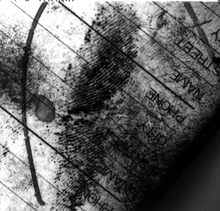
%> input picture bad_latent.bmp, 220 x 211 px, shrunk from 800 x 768 before the run
$ octave --eval "result = cannydetector(imread('bad_latent.bmp'));"   (GNU Octave 9; MATLAB toolbox functions it lacks are replaced by stand-ins)
%> lines starting %> are read from the running program, lines starting %| are printed output that depends on the picture
### smoothing.m
function [IGradX, IGradY, Ismooth]= smoothing(I1)
mask= [2 4 5 4 2;
       4 9 12 9 4;
       5 12 15 12 5;
       4 9 12 9 4;
       2 4 5 4 2];
   mask=mask/115;
   Ismooth= conv2(I1,mask);
   gradXmask=[-1 0 1;
              -2 0 2;
              -1 0 1];
  gradYmask=[1 2 1;
             0 0 0;
            -1 -2 -1];
  IGradX= conv2(Ismooth,gradXmask);
  IGradY= conv2(Ismooth,gradYmask);


### computeangle.m
function [theta]=computeangle(IGradX,IGradY)
[a,b]=size(IGradX);
%> a = 217; b = 226
theta=zeros([a b]);
for i=1:a
      for j=1:b
            if(IGradX(i,j)==0)
               theta(i,j)=atan(IGradY(i,j)/0.000000000001);
            else
                theta(i,j)=atan(IGradY(i,j)/IGradX(i,j));
            end
      end
 end
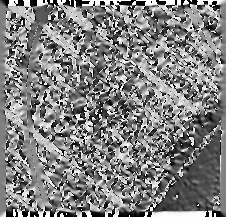
%> theta: size 217x226 double; min -1.57, max 1.57, mean 0.0186; drawn with min black and max white
  theta=theta*(180/3.14);
  for i=1:a
      for j=1:b
            if(theta(i,j)<0)
               theta(i,j)= theta(i,j)-90;
            theta(i,j)=abs(theta(i,j));
            end
      end
 end
  for i=1:a
      for j=1:b
          if ((0<theta(i,j))&&(theta(i,j)<22.5))||((157.5<theta(i,j))&&(theta(i,j)<181))
                theta(i,j)=0;
          elseif (22.5<theta(i,j))&&(theta(i,j)<67.5)
                 theta(i,j)=45;
          elseif (67.5<theta(i,j))&&(theta(i,j)<112.5)
                  theta(i,j)=90;
          elseif (112.5<theta(i,j))&&(theta(i,j)<157.5)
                  theta(i,j)=135;
          end
      end
  end
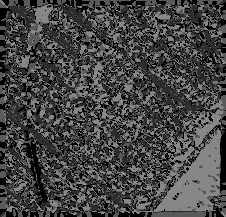
%> theta: size 217x226 double; min 0, max 135, mean 68

### nonmaximalsupression.m
function [Isup]=nonmaximalsupression(I,theta)
[a1 b1]= size(theta);
%> a1 = 217; b1 = 226
Isup=zeros([a1 b1]);
 I = padarray(I, [1 1]);
 [a b]=size(theta);
for i=2:a-2
    for j=2:b-2

           if (theta(i,j)==135)
                 if ((I(i-1,j+1)>I(i,j))||(I(i+1,j-1)>I(i,j)))
                      I(i,j)=0;
                  end
           elseif (theta(i,j)==45)
                  if ((I(i+1,j+1)>I(i,j))||(I(i-1,j-1)>I(i,j)))
                       I(i,j)=0;
                  end
           elseif (theta(i,j)==90)
                  if ((I(i,j+1)>I(i,j))||(I(i,j-1)>I(i,j)))
                      I(i,j)=0;
                  end
           elseif (theta(i,j)==0)
                  if ((I(i+1,j)>I(i,j))||(I(i-1,j)>I(i,j)))
                      I(i,j)=0;
                  end
           end
    end
end
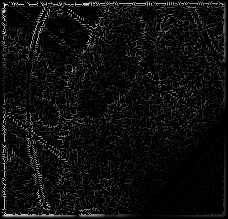
%> I: size 219x228 double; min 0, max 3.89, mean 0.216; drawn with min black and max white
Isup=I;


### gradingedges.m
function [Ie1]=gradingedges(Ie,Tl,Th)
%> called with Tl = 145, Th = 180

[a b]=size(Ie);
%> a = 219; b = 228
Ie1=zeros([a b]);
for i=1:a
    for j=1:b
        if(Ie(i,j)>Th)
             Ie1(i,j)=Ie(i,j);
        elseif (Tl<Ie(i,j))&&(Ie(i,j)<Th)
                Ie1(i,j)=Ie(i,j);
        end
    end
end

### connectingedge.m
function [Ifinal]=connectingedge(Ie1,Th,Tl)
%> called with Th = 145, Tl = 180
[a b]= size(Ie1);
Ifinal=zeros([a b]);
for i=1:a
    for j=1:b
        if (Ie1(i,j)>Th)
            Ifinal(i,j)=Ie1(i,j);
             for i2=(i-1):(i+1)
                 for j2= (j-1):(j+1)
                     if (Ie1(i2,j2)>Tl)&&(Ie1(i2,j2)<Th)
                         Ifinal(i2,j2)=Ie1(i,j);
                     end
                 end
              end
        end
   end
end
end

### cannydetector.m
function [Ioutput]= cannydetector(I)
%I=imread('x5.bmp');[Ioutput]= cannydetector(I);
close all
I1=im2double(I);
[IGradX, IGradY, Ismooth]= smoothing(I1);
Iabst=abs(IGradX)+abs(IGradY);
[theta]=computeangle(IGradX,IGradY);
[Iabst1]=nonmaximalsupression(Iabst,theta);
Ie=im2uint8(Iabst1);
Tl=145;
Th=180;


[Ie1]=gradingedges(Ie,Tl,Th);
[Ifinal]=connectingedge(Ie1,Tl,Th);
theta=padarray(theta,[1 1]);
%> theta: size 219x228 double
Ifinal= Ifinal(7:end-7,7:end-7);
Ioutput=Ifinal;
figure;
%   subplot(1,2,1);imshow(I);title('origional image');
  subplot(3,3,1);imshow(I);title('origional image');
  subplot(3,3,2);imshow(Ismooth);title('Smoothed image');
  subplot(3,3,3);imshow(IGradX);title('Gradient along X');
  subplot(3,3,4);imshow(IGradY);title('Gradient along Y');
  subplot(3,3,5);imshow(Iabst);title('Absolute Gradient');
  subplot(3,3,6);imshow(Ie);title('INonMaximalSupression');
  subplot(3,3,7);imshow(Ie1);title('Threshold hysterisis');
%> after `imshow(Ie1)`:
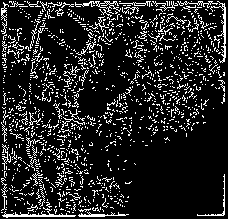
%> displayed picture: size 219x228, on the screen's scale of 0 to 255; 14% white in thin lines or dots
  subplot(3,3,8);(imshow(Ifinal));title('Final Image');
%   subplot(1,2,2);(imshow(Ifinal));title('Final Image');

figure
[H, theta, rho] = hough(Ioutput, 'ThetaRes', .2);
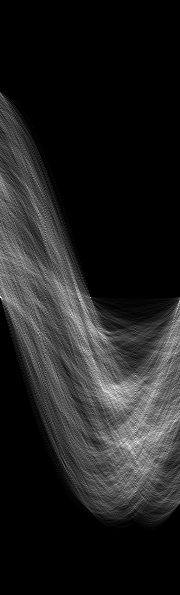
%> H: size 595x180 double; min 0, max 74, mean 9.5; drawn with min black and max white
%> theta = 180 values from -90 to 89; rho = 595 values from -297 to 297
imshow(H, [], 'XData', theta, 'YData', rho )
axis on, axis normal
xlabel('\theta'), ylabel('\rho')
peaks = houghpeaks(H, 8);
%> peaks = [442 136; 430 136; 298 1; 445 128; 393 109; 389 115; 399 116; 300 80]
hold on
plot(theta(peaks(:, 2)), rho(peaks(:, 1)), ...
'linestyle', 'none', 'marker', 's', 'color', 'W')
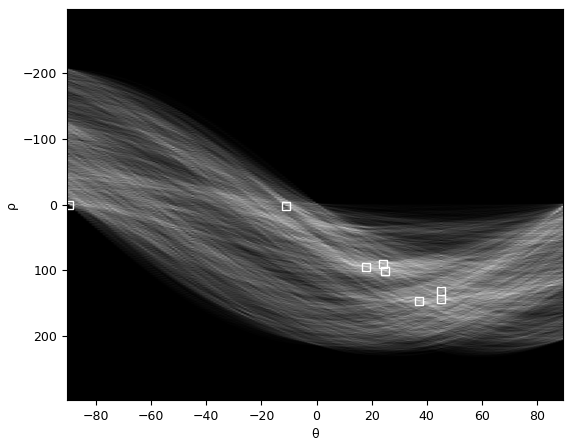
%> figure redrawn from the program's plot data
lines = houghlines(Ioutput, theta, rho, peaks);
%> lines = 13 lines; longest, point1 to point2 (x, y): (22, 196) to (112, 2), (17, 188) to (100, 2), (50, 157) to (100, 5), (102, 103) to (204, 1), (19, 85) to (43, 206), (1, 204) to (88, 118)
figure, imshow(Ioutput), hold on
for k = 1 :length(lines)
xy = [lines(k) .point1 ; lines(k) .point2];
plot(xy(:,1), xy(:,2), 'LineWidth', 2, 'Color', [.8 .8 .8]);
end
%> this loop made 13 passes
%> xy on passes 1 to 12: [1 204; 88 118], [102 103; 204 1], [23 165; 75 113], [107 81; 187 2], [3 1; 108 1], [144 1; 215 1], [30 206; 78 143], [91 125; 138 63], [151 46; 184 2], [50 157; 100 5], [17 188; 100 2], [22 196; 112 2]
%> `result = cannydetector(imread('bad_latent.bmp'));`:
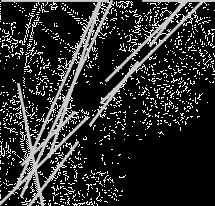
%> figure redrawn from the program's plot data
